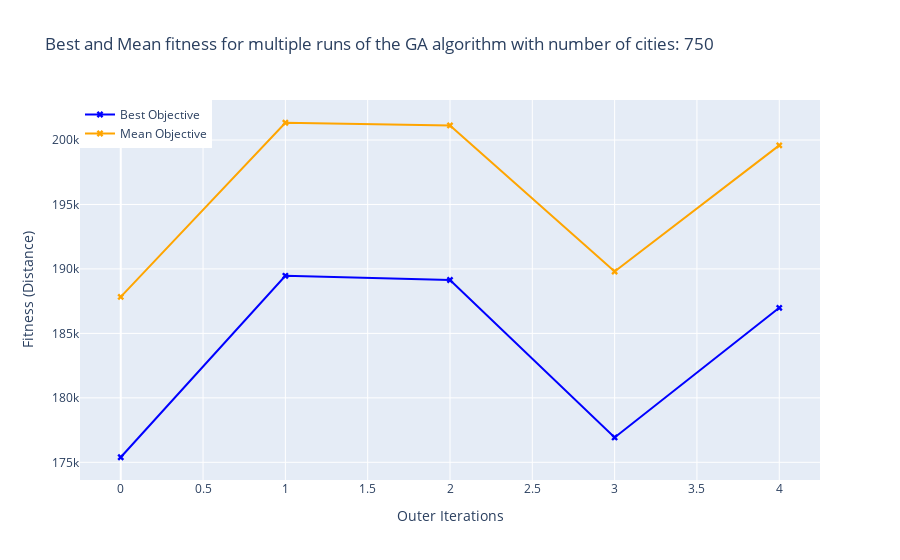
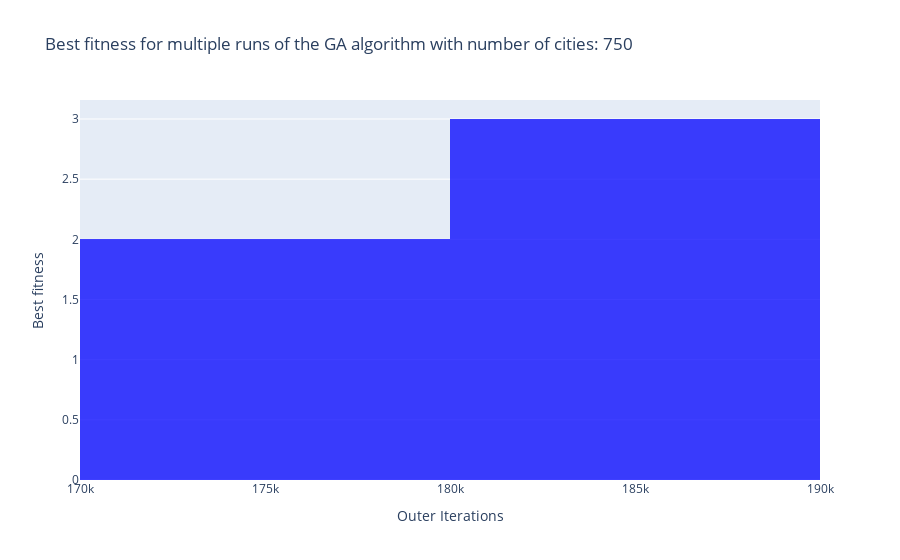
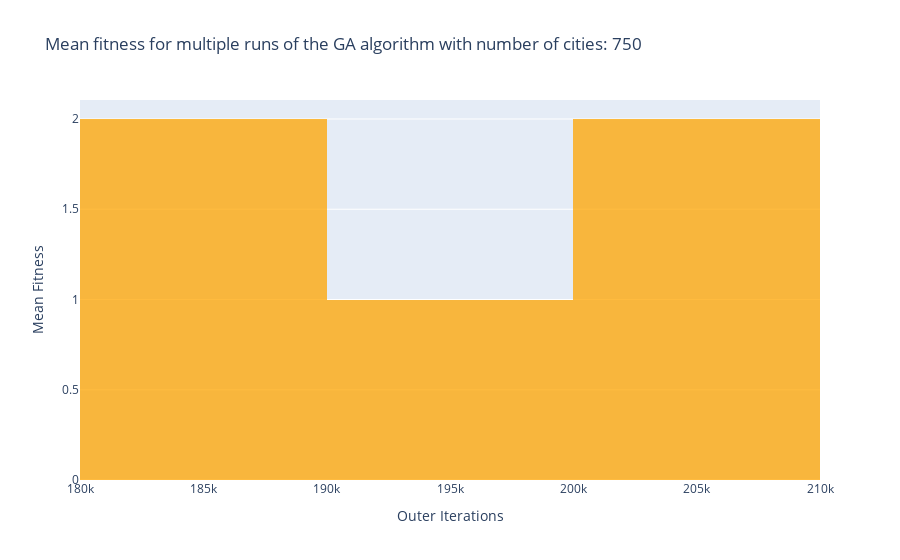
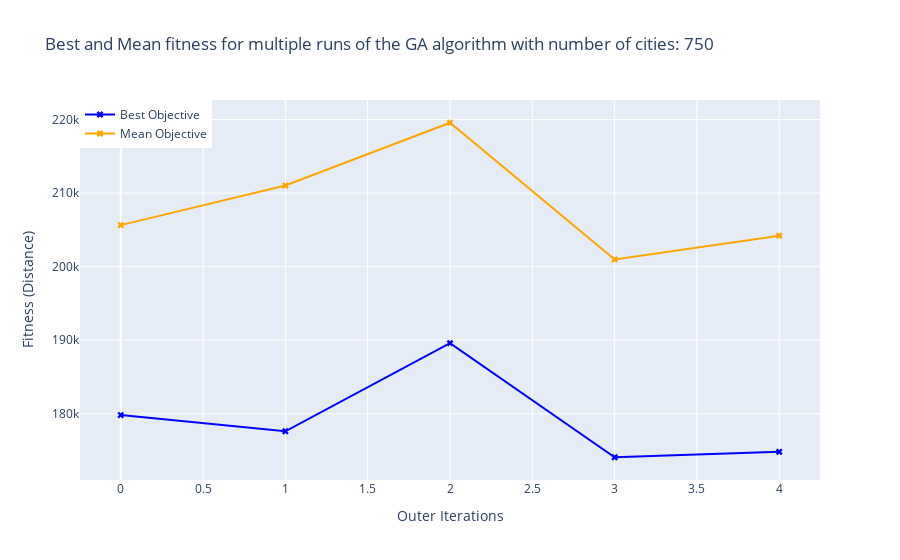

Notebook cell for these charts, in order:
### Code cell
import r0818807
filename = 'tour750.csv'

# Create an instance of the r0818807 class
a = r0818807.r0818807()

# Run the optimization with local search enabled
#c.run(filename=filename, generateDataSets=False, clusters=False, local_search=True)
a.run_test_multipleTimes(filename=filename,outer_iterations=5,test_mutation_rates=True)

### Figure 1 — Plotly figure (JSON) as saved in the notebook; plotly's stock layout.template omitted (floating-point values rounded to 4 significant figures)
{"data": [{"line": {"color": "blue"}, "marker": {"symbol": "x"}, "mode": "lines+markers", "name": "Best Objective", "type": "scatter", "x": [0, 1, 2, 3, 4], "y": [175400.0, 189500.0, 189100.0, 176900.0, 187000.0]}, {"line": {"color": "orange"}, "marker": {"symbol": "x"}, "mode": "lines+markers", "name": "Mean Objective", "type": "scatter", "x": [0, 1, 2, 3, 4], "y": [187800.0, 201300.0, 201100.0, 189800.0, 199600.0]}], "layout": {"hovermode": "x", "legend": {"x": 0, "y": 1}, "title": {"text": "Best and Mean fitness for multiple runs of the GA algorithm with number of cities: 750"}, "xaxis": {"title": {"text": "Outer Iterations"}}, "yaxis": {"autorange": true, "title": {"text": "Fitness (Distance)"}, "type": "linear"}}}

### Figure 2 — Plotly figure (JSON) as saved in the notebook; plotly's stock layout.template omitted (floating-point values rounded to 4 significant figures)
{"data": [{"marker": {"color": "blue"}, "name": "Best Objective", "opacity": 0.75, "type": "histogram", "x": [175400.0, 189500.0, 189100.0, 176900.0, 187000.0]}], "layout": {"hovermode": "x", "legend": {"x": 0, "y": 1}, "title": {"text": "Best fitness for multiple runs of the GA algorithm with number of cities: 750"}, "xaxis": {"title": {"text": "Outer Iterations"}}, "yaxis": {"autorange": true, "title": {"text": "Best fitness"}, "type": "linear"}}}

### Figure 3 — Plotly figure (JSON) as saved in the notebook; plotly's stock layout.template omitted (floating-point values rounded to 4 significant figures)
{"data": [{"marker": {"color": "orange"}, "name": "Mean Objective", "opacity": 0.75, "type": "histogram", "x": [187800.0, 201300.0, 201100.0, 189800.0, 199600.0]}], "layout": {"hovermode": "x", "legend": {"x": 0, "y": 1}, "title": {"text": "Mean fitness for multiple runs of the GA algorithm with number of cities: 750"}, "xaxis": {"title": {"text": "Outer Iterations"}}, "yaxis": {"autorange": true, "title": {"text": "Mean Fitness"}, "type": "linear"}}}

### Figure 4 — Plotly figure (JSON) as saved in the notebook; plotly's stock layout.template omitted (floating-point values rounded to 4 significant figures)
{"data": [{"line": {"color": "blue"}, "marker": {"symbol": "x"}, "mode": "lines+markers", "name": "Best Objective", "type": "scatter", "x": [0, 1, 2, 3, 4], "y": [179800.0, 177600.0, 189600.0, 174100.0, 174800.0]}, {"line": {"color": "orange"}, "marker": {"symbol": "x"}, "mode": "lines+markers", "name": "Mean Objective", "type": "scatter", "x": [0, 1, 2, 3, 4], "y": [205700.0, 211000.0, 219600.0, 201000.0, 204200.0]}], "layout": {"hovermode": "x", "legend": {"x": 0, "y": 1}, "title": {"text": "Best and Mean fitness for multiple runs of the GA algorithm with number of cities: 750"}, "xaxis": {"title": {"text": "Outer Iterations"}}, "yaxis": {"autorange": true, "title": {"text": "Fitness (Distance)"}, "type": "linear"}}}
